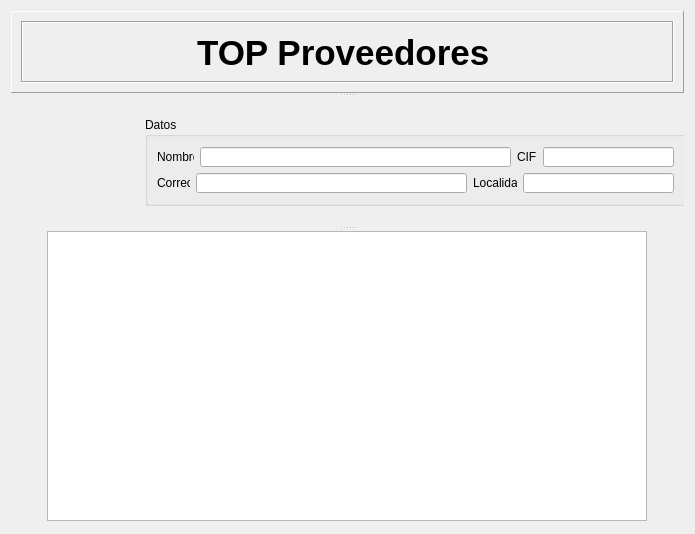
<?xml version="1.0" encoding="UTF-8"?>
<ui version="4.0">
 <class>WidgetProveedoresMasComprados</class>
 <widget class="QWidget" name="WidgetProveedoresMasComprados">
  <property name="geometry">
   <rect>
    <x>0</x>
    <y>0</y>
    <width>695</width>
    <height>534</height>
   </rect>
  </property>
  <property name="sizePolicy">
   <sizepolicy hsizetype="Fixed" vsizetype="Fixed">
    <horstretch>0</horstretch>
    <verstretch>0</verstretch>
   </sizepolicy>
  </property>
  <property name="minimumSize">
   <size>
    <width>695</width>
    <height>534</height>
   </size>
  </property>
  <property name="maximumSize">
   <size>
    <width>695</width>
    <height>534</height>
   </size>
  </property>
  <property name="windowTitle">
   <string>Form</string>
  </property>
  <layout class="QGridLayout" name="gridLayout_2">
   <item row="0" column="0">
    <widget class="QSplitter" name="splitter_2">
     <property name="orientation">
      <enum>Qt::Vertical</enum>
     </property>
     <widget class="QSplitter" name="splitter">
      <property name="orientation">
       <enum>Qt::Vertical</enum>
      </property>
      <widget class="QFrame" name="frame">
       <property name="sizePolicy">
        <sizepolicy hsizetype="Expanding" vsizetype="Fixed">
         <horstretch>0</horstretch>
         <verstretch>0</verstretch>
        </sizepolicy>
       </property>
       <property name="minimumSize">
        <size>
         <width>0</width>
         <height>82</height>
        </size>
       </property>
       <property name="maximumSize">
        <size>
         <width>16777215</width>
         <height>82</height>
        </size>
       </property>
       <property name="frameShape">
        <enum>QFrame::Panel</enum>
       </property>
       <property name="frameShadow">
        <enum>QFrame::Raised</enum>
       </property>
       <layout class="QVBoxLayout" name="verticalLayout">
        <item>
         <widget class="QFrame" name="frame_2">
          <property name="frameShape">
           <enum>QFrame::Box</enum>
          </property>
          <property name="frameShadow">
           <enum>QFrame::Sunken</enum>
          </property>
          <layout class="QHBoxLayout" name="horizontalLayout">
           <item>
            <widget class="QLabel" name="label">
             <property name="sizePolicy">
              <sizepolicy hsizetype="Fixed" vsizetype="Fixed">
               <horstretch>0</horstretch>
               <verstretch>0</verstretch>
              </sizepolicy>
             </property>
             <property name="minimumSize">
              <size>
               <width>301</width>
               <height>42</height>
              </size>
             </property>
             <property name="maximumSize">
              <size>
               <width>301</width>
               <height>42</height>
              </size>
             </property>
             <property name="text">
              <string>&lt;!DOCTYPE HTML PUBLIC &quot;-//W3C//DTD HTML 4.0//EN&quot; &quot;http://www.w3.org/TR/REC-html40/strict.dtd&quot;&gt;
&lt;html&gt;&lt;head&gt;&lt;meta name=&quot;qrichtext&quot; content=&quot;1&quot; /&gt;&lt;style type=&quot;text/css&quot;&gt;
p, li { white-space: pre-wrap; }
&lt;/style&gt;&lt;/head&gt;&lt;body style=&quot; font-family:'MS Shell Dlg 2'; font-size:8.25pt; font-weight:400; font-style:normal;&quot;&gt;
&lt;p style=&quot; margin-top:0px; margin-bottom:0px; margin-left:0px; margin-right:0px; -qt-block-indent:0; text-indent:0px;&quot;&gt;&lt;span style=&quot; font-size:26pt; font-weight:600;&quot;&gt;TOP Proveedores&lt;/span&gt;&lt;/p&gt;&lt;/body&gt;&lt;/html&gt;</string>
             </property>
            </widget>
           </item>
          </layout>
         </widget>
        </item>
       </layout>
      </widget>
      <widget class="QWidget" name="layoutWidget">
       <layout class="QHBoxLayout" name="horizontalLayout_8">
        <item>
         <widget class="QLabel" name="label_2">
          <property name="sizePolicy">
           <sizepolicy hsizetype="Fixed" vsizetype="Fixed">
            <horstretch>0</horstretch>
            <verstretch>0</verstretch>
           </sizepolicy>
          </property>
          <property name="minimumSize">
           <size>
            <width>128</width>
            <height>128</height>
           </size>
          </property>
          <property name="maximumSize">
           <size>
            <width>128</width>
            <height>128</height>
           </size>
          </property>
          <property name="text">
           <string/>
          </property>
          <property name="pixmap">
           <pixmap resource="fuentes.qrc">:/imagenes/favorites.png</pixmap>
          </property>
          <property name="scaledContents">
           <bool>true</bool>
          </property>
         </widget>
        </item>
        <item>
         <widget class="QGroupBox" name="groupBox">
          <property name="sizePolicy">
           <sizepolicy hsizetype="Fixed" vsizetype="Fixed">
            <horstretch>0</horstretch>
            <verstretch>0</verstretch>
           </sizepolicy>
          </property>
          <property name="minimumSize">
           <size>
            <width>541</width>
            <height>89</height>
           </size>
          </property>
          <property name="maximumSize">
           <size>
            <width>541</width>
            <height>89</height>
           </size>
          </property>
          <property name="title">
           <string>Datos</string>
          </property>
          <layout class="QGridLayout" name="gridLayout">
           <item row="0" column="0">
            <layout class="QVBoxLayout" name="verticalLayout_2">
             <item>
              <layout class="QHBoxLayout" name="horizontalLayout_4">
               <item>
                <layout class="QHBoxLayout" name="horizontalLayout_2">
                 <item>
                  <widget class="QLabel" name="label_3">
                   <property name="sizePolicy">
                    <sizepolicy hsizetype="Fixed" vsizetype="Fixed">
                     <horstretch>0</horstretch>
                     <verstretch>0</verstretch>
                    </sizepolicy>
                   </property>
                   <property name="minimumSize">
                    <size>
                     <width>37</width>
                     <height>13</height>
                    </size>
                   </property>
                   <property name="maximumSize">
                    <size>
                     <width>37</width>
                     <height>13</height>
                    </size>
                   </property>
                   <property name="text">
                    <string>Nombre</string>
                   </property>
                  </widget>
                 </item>
                 <item>
                  <widget class="QLineEdit" name="leNombre">
                   <property name="sizePolicy">
                    <sizepolicy hsizetype="Expanding" vsizetype="Fixed">
                     <horstretch>0</horstretch>
                     <verstretch>0</verstretch>
                    </sizepolicy>
                   </property>
                   <property name="minimumSize">
                    <size>
                     <width>0</width>
                     <height>20</height>
                    </size>
                   </property>
                   <property name="maximumSize">
                    <size>
                     <width>16777215</width>
                     <height>20</height>
                    </size>
                   </property>
                   <property name="maxLength">
                    <number>50</number>
                   </property>
                  </widget>
                 </item>
                </layout>
               </item>
               <item>
                <layout class="QHBoxLayout" name="horizontalLayout_3">
                 <item>
                  <widget class="QLabel" name="label_4">
                   <property name="sizePolicy">
                    <sizepolicy hsizetype="Fixed" vsizetype="Fixed">
                     <horstretch>0</horstretch>
                     <verstretch>0</verstretch>
                    </sizepolicy>
                   </property>
                   <property name="minimumSize">
                    <size>
                     <width>20</width>
                     <height>20</height>
                    </size>
                   </property>
                   <property name="maximumSize">
                    <size>
                     <width>20</width>
                     <height>20</height>
                    </size>
                   </property>
                   <property name="text">
                    <string>CIF</string>
                   </property>
                  </widget>
                 </item>
                 <item>
                  <widget class="QLineEdit" name="leCIF">
                   <property name="sizePolicy">
                    <sizepolicy hsizetype="Fixed" vsizetype="Fixed">
                     <horstretch>0</horstretch>
                     <verstretch>0</verstretch>
                    </sizepolicy>
                   </property>
                   <property name="minimumSize">
                    <size>
                     <width>131</width>
                     <height>20</height>
                    </size>
                   </property>
                   <property name="maximumSize">
                    <size>
                     <width>131</width>
                     <height>20</height>
                    </size>
                   </property>
                   <property name="maxLength">
                    <number>19</number>
                   </property>
                  </widget>
                 </item>
                </layout>
               </item>
              </layout>
             </item>
             <item>
              <layout class="QHBoxLayout" name="horizontalLayout_7">
               <item>
                <layout class="QHBoxLayout" name="horizontalLayout_5">
                 <item>
                  <widget class="QLabel" name="label_6">
                   <property name="sizePolicy">
                    <sizepolicy hsizetype="Fixed" vsizetype="Fixed">
                     <horstretch>0</horstretch>
                     <verstretch>0</verstretch>
                    </sizepolicy>
                   </property>
                   <property name="minimumSize">
                    <size>
                     <width>33</width>
                     <height>13</height>
                    </size>
                   </property>
                   <property name="maximumSize">
                    <size>
                     <width>33</width>
                     <height>13</height>
                    </size>
                   </property>
                   <property name="text">
                    <string>Correo</string>
                   </property>
                  </widget>
                 </item>
                 <item>
                  <widget class="QLineEdit" name="leCorreo">
                   <property name="sizePolicy">
                    <sizepolicy hsizetype="Expanding" vsizetype="Fixed">
                     <horstretch>0</horstretch>
                     <verstretch>0</verstretch>
                    </sizepolicy>
                   </property>
                   <property name="minimumSize">
                    <size>
                     <width>0</width>
                     <height>20</height>
                    </size>
                   </property>
                   <property name="maximumSize">
                    <size>
                     <width>16777215</width>
                     <height>20</height>
                    </size>
                   </property>
                   <property name="maxLength">
                    <number>100</number>
                   </property>
                  </widget>
                 </item>
                </layout>
               </item>
               <item>
                <layout class="QHBoxLayout" name="horizontalLayout_6">
                 <item>
                  <widget class="QLabel" name="label_5">
                   <property name="sizePolicy">
                    <sizepolicy hsizetype="Fixed" vsizetype="Fixed">
                     <horstretch>0</horstretch>
                     <verstretch>0</verstretch>
                    </sizepolicy>
                   </property>
                   <property name="minimumSize">
                    <size>
                     <width>44</width>
                     <height>13</height>
                    </size>
                   </property>
                   <property name="maximumSize">
                    <size>
                     <width>44</width>
                     <height>13</height>
                    </size>
                   </property>
                   <property name="text">
                    <string>Localidad</string>
                   </property>
                  </widget>
                 </item>
                 <item>
                  <widget class="QLineEdit" name="leLocalidad">
                   <property name="sizePolicy">
                    <sizepolicy hsizetype="Fixed" vsizetype="Fixed">
                     <horstretch>0</horstretch>
                     <verstretch>0</verstretch>
                    </sizepolicy>
                   </property>
                   <property name="minimumSize">
                    <size>
                     <width>151</width>
                     <height>20</height>
                    </size>
                   </property>
                   <property name="maximumSize">
                    <size>
                     <width>151</width>
                     <height>20</height>
                    </size>
                   </property>
                   <property name="maxLength">
                    <number>50</number>
                   </property>
                  </widget>
                 </item>
                </layout>
               </item>
              </layout>
             </item>
            </layout>
           </item>
          </layout>
         </widget>
        </item>
       </layout>
      </widget>
     </widget>
     <widget class="QWidget" name="layoutWidget">
      <layout class="QHBoxLayout" name="horizontalLayout_10">
       <item>
        <spacer name="horizontalSpacer_3">
         <property name="orientation">
          <enum>Qt::Horizontal</enum>
         </property>
         <property name="sizeHint" stdset="0">
          <size>
           <width>40</width>
           <height>20</height>
          </size>
         </property>
        </spacer>
       </item>
       <item>
        <widget class="QTableView" name="tableView">
         <property name="sizePolicy">
          <sizepolicy hsizetype="Fixed" vsizetype="Fixed">
           <horstretch>0</horstretch>
           <verstretch>0</verstretch>
          </sizepolicy>
         </property>
         <property name="minimumSize">
          <size>
           <width>600</width>
           <height>290</height>
          </size>
         </property>
         <property name="maximumSize">
          <size>
           <width>600</width>
           <height>290</height>
          </size>
         </property>
         <property name="sizeIncrement">
          <size>
           <width>0</width>
           <height>0</height>
          </size>
         </property>
         <property name="alternatingRowColors">
          <bool>true</bool>
         </property>
         <property name="selectionMode">
          <enum>QAbstractItemView::NoSelection</enum>
         </property>
         <property name="selectionBehavior">
          <enum>QAbstractItemView::SelectRows</enum>
         </property>
         <property name="textElideMode">
          <enum>Qt::ElideMiddle</enum>
         </property>
         <property name="cornerButtonEnabled">
          <bool>false</bool>
         </property>
         <attribute name="horizontalHeaderShowSortIndicator" stdset="0">
          <bool>true</bool>
         </attribute>
         <attribute name="horizontalHeaderStretchLastSection">
          <bool>true</bool>
         </attribute>
         <attribute name="verticalHeaderVisible">
          <bool>false</bool>
         </attribute>
        </widget>
       </item>
       <item>
        <spacer name="horizontalSpacer_4">
         <property name="orientation">
          <enum>Qt::Horizontal</enum>
         </property>
         <property name="sizeHint" stdset="0">
          <size>
           <width>40</width>
           <height>20</height>
          </size>
         </property>
        </spacer>
       </item>
      </layout>
     </widget>
    </widget>
   </item>
  </layout>
 </widget>
 <tabstops>
  <tabstop>leNombre</tabstop>
  <tabstop>leCIF</tabstop>
  <tabstop>leCorreo</tabstop>
  <tabstop>leLocalidad</tabstop>
  <tabstop>tableView</tabstop>
 </tabstops>
 <resources>
  <include location="fuentes.qrc"/>
 </resources>
 <connections/>
</ui>
